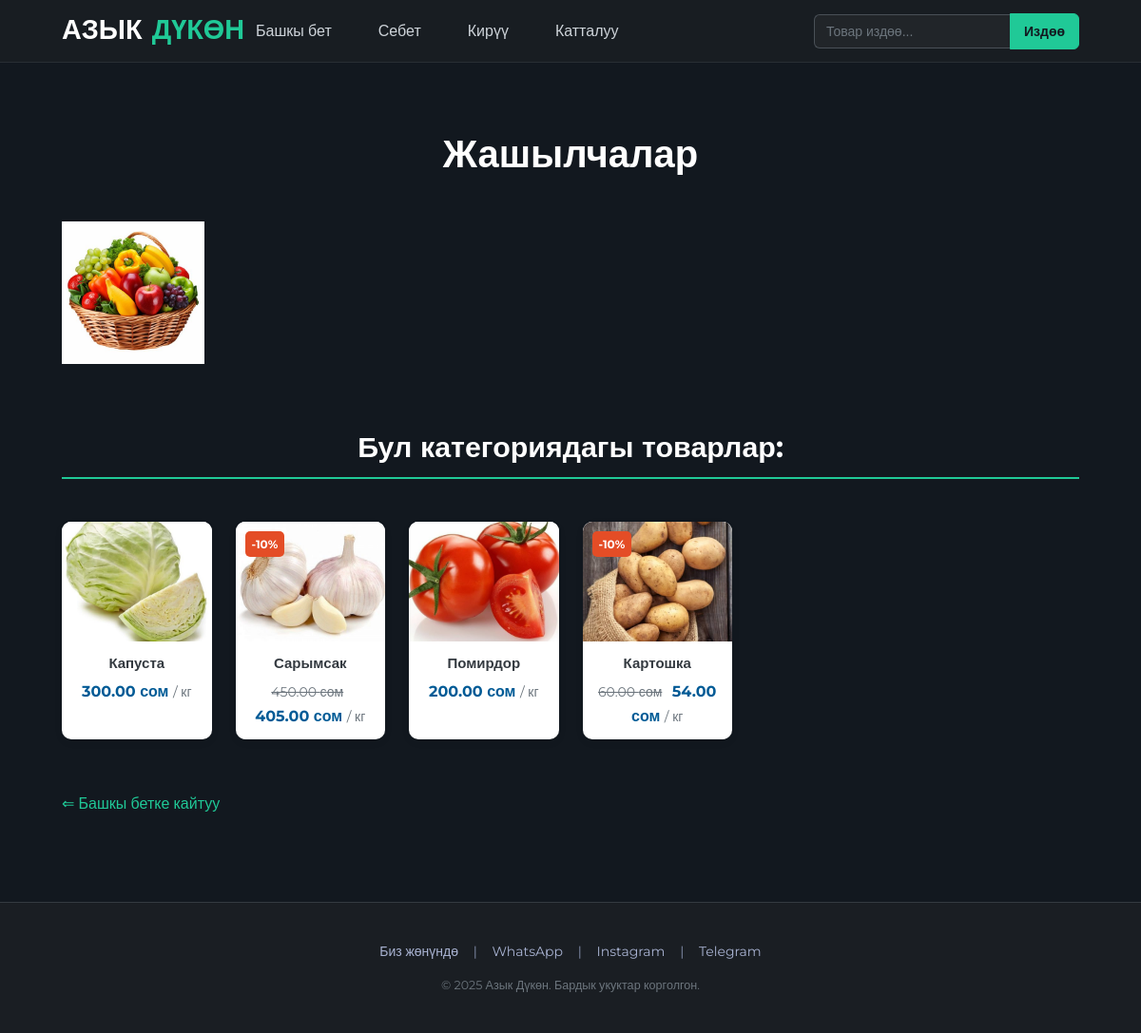
Page /category/category-a46196/ on the committed database.
### store/models.py (models this page shows, shortened)
class Category(models.Model):
    name = models.CharField(max_length=100, verbose_name=_("Аталышы"))
    slug = models.SlugField(max_length=110, unique=True, blank=True, verbose_name=_("URL Аты (автоматтык)"))
    image = models.ImageField(upload_to='category_images/', blank=True, null=True, verbose_name=_("Сүрөтү"))
    class Meta: verbose_name = _("Категория"); verbose_name_plural = _("Категориялар"); ordering = ['name']

class Product(models.Model):
    category = models.ForeignKey(Category, related_name='products', on_delete=models.CASCADE, verbose_name=_("Категориясы"))
    name = models.CharField(max_length=200, verbose_name=_("Аталышы"))
    slug = models.SlugField(max_length=220, unique=True, blank=True, verbose_name=_("URL Аты (автоматтык)"))
    description = models.TextField(blank=True, null=True, verbose_name=_("Сүрөттөмөсү"))
    price = models.DecimalField(max_digits=10, decimal_places=2, verbose_name=_("Баасы (сом)"))
    weight_unit = models.CharField(max_length=20, default='даана', choices=[('кг','кг'),('г','г'),('л','литр'),('мл','мл'),('даана','даана')], verbose_name=_("Өлчөм бирдиги"))
    image = models.ImageField(upload_to='product_images/', verbose_name=_("Сүрөтү"))
    discount_percent = models.IntegerField(default=0, verbose_name=_("Арзандатуу (%)"))
    is_popular = models.BooleanField(default=False, verbose_name=_("Популярдуубу?"))
    stock = models.PositiveIntegerField(default=1, verbose_name=_("Кампадагы саны"))
    created_at = models.DateTimeField(auto_now_add=True, verbose_name=_("Кошулган убактысы"))
    updated_at = models.DateTimeField(auto_now=True, verbose_name=_("Жаңыртылган убактысы"))
    def get_discounted_price(self):
        if 0 < self.discount_percent <= 100: return round(self.price - (self.price * self.discount_percent / 100), 2)
        return self.price
    def get_absolute_url(self): return reverse('store:product_detail', kwargs={'product_slug': self.slug})
    class Meta: verbose_name = _("Азык"); verbose_name_plural = _("Азыктар"); ordering = ['-created_at']

### store/views.py (the view)
# urls.py: path('category/<slug:category_slug>/', views.category_products, name='category_products'),
def category_products(request, category_slug):
    category = get_object_or_404(Category, slug=category_slug)
    products = Product.objects.filter(category=category, stock__gt=0)
    context = {'category': category, 'products': products}
    return render(request, 'store/category_products.html', context)

### store/cart.py (called while the page is built)
    def __len__(self):
        return sum(item['quantity'] for item in self.cart.values())

### store/context_processors.py (called while the page is built)
def cart(request):
    return {'cart': Cart(request)}

### templates/store/category_products.html (shortened to what this page needs)
{% extends 'store/base.html' %}
{% load static %}
{% block content %}
    <h1>{{ category.name }}</h1>
     {% if category.image %}
        <img src="{{ category.image.url }}" alt="{{ category.name }}" style="max-height: 150px; margin-bottom: 20px;">
    {% endif %}
    <section class="category-products-list">
        {% if products %}
            <h2>Бул категориядагы товарлар:</h2>
            <div class="category-grid-glovo product-list-as-category">
                {% for product in products %}
                    <a href="{{ product.get_absolute_url }}" class="category-card-glovo product-card-like-category">
                          <div class="img-container product-image">
                              {% if product.image %}
                                  <img src="{{ product.image.url }}" alt="{{ product.name }}">
                              {% else %}
                                  <div class="placeholder-product">🛒</div>
                              {% endif %}
                              {% if product.discount_percent > 0 %}
                                  <span class="discount-badge-on-card">-{{ product.discount_percent }}%</span>
                              {% endif %}
                          </div>
                           <span class="name product-name">{{ product.name }}</span>
                           <span class="price product-price">
                               {% if product.discount_percent > 0 %}
                                   <span class="original-price">{{ product.price }} сом</span>
                               {% endif %}
                               {{ product.get_discounted_price }} сом
                               <span class="weight-unit"> / {{ product.weight_unit }}</span>
                           </span>
                     </a>
                {% endfor %}
            </div>
        {% else %}
            <p>Бул категорияда азырынча товарлар жок.</p>
        {% endif %}
    </section>
    <div style="margin-top: 30px;">
        <a href="{% url 'store:home' %}">⇐ Башкы бетке кайтуу</a>
    </div>
{% endblock %}

### static/css/style.css (style rules this page uses)
* { margin: 0; padding: 0; box-sizing: border-box; }
body { font-family: 'Montserrat', sans-serif; line-height: 1.6; color: #cccccc; background-color: #12181f; font-size: 16px; -webkit-font-smoothing: antialiased; -moz-osx-font-smoothing: grayscale; }
h1, h2, h3, h4, h5, h6 { margin-bottom: 1rem; color: #ffffff; font-weight: 700; line-height: 1.3; }
h1 { text-align: center; margin-top: 25px; margin-bottom: 45px; font-size: 2.5em; }
h2 { text-align: center; margin-bottom: 30px; font-size: 1.9em; border-bottom: 2px solid #20C997; padding-bottom: 12px; }
a { color: #20C997; text-decoration: none; transition: color 0.3s ease; }
.section-categories-glovo, .section-popular, .section-discounts, .category-products-list, .search-results-list { margin-top: 40px; margin-bottom: 40px; }
.category-grid-glovo { display: grid; grid-template-columns: repeat(auto-fill, minmax(150px, 1fr)); gap: 25px; padding: 15px 0; }
.category-card-glovo { display: block; text-decoration: none; color: #333; background-color: #fff; border-radius: 10px; overflow: hidden; box-shadow: 0 3px 8px rgba(0,0,0,0.07); transition: transform 0.25s ease-in-out, box-shadow 0.25s ease-in-out; text-align: center; }
.category-card-glovo .img-container { width: 100%; padding-top: 80%; position: relative; background-color: #f8f9fa; }
.category-card-glovo .img-container img { position: absolute; top: 0; left: 0; width: 100%; height: 100%; object-fit: cover; }
.category-card-glovo .name { display: block; padding: 12px 10px; font-weight: 600; font-size: 15px; line-height: 1.4; min-height: 45px; color: #343a40; }
.product-card-like-category .product-name { padding-bottom: 6px; min-height: 40px; }
.product-card-like-category .product-price { display: block; padding: 0 10px 12px 10px; font-size: 16px; font-weight: 700; color: #005b96; }
.product-card-like-category .original-price { text-decoration: line-through; color: #6c757d; font-weight: 400; font-size: 14px; margin-right: 6px; }
.product-card-like-category .img-container .discount-badge-on-card { position: absolute; top: 10px; left: 10px; background-color: #e44d26; color: white; padding: 4px 7px; border-radius: 5px; font-size: 12px; font-weight: bold; z-index: 1; }
.product-card-like-category .weight-unit { font-size: 14px; font-weight: 400; color: #6c757d; }

### rows in the picture
Category: name "Жашылчалар", image (picture)
Product: image (picture), name "Капуста", get_discounted_price "300.00", weight_unit "кг"
Product: image (picture), discount_percent "10", name "Сарымсак", price "450.00", get_discounted_price "405.00", weight_unit "кг"
Product: image (picture), name "Помирдор", get_discounted_price "200.00", weight_unit "кг"
Product: image (picture), discount_percent "10", name "Картошка", price "60.00", get_discounted_price "54.00", weight_unit "кг"
